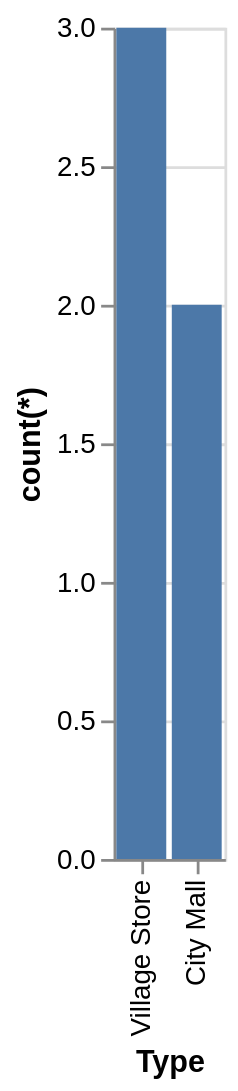

Here is the Vega-Lite specification saved for this chart:
### Vega-Lite specification from a JSON file in a GitHub repository (floating-point values rounded to 4 significant figures)
{"data": {"values": [{"x_data": "City Mall", "y_data": 2}, {"x_data": "Village Store", "y_data": 3}]}, "mark": "bar", "encoding": {"x": {"field": "x_data", "type": "nominal", "title": "Type", "sort": "descending"}, "y": {"field": "y_data", "type": "quantitative", "title": "count(*)"}}}
